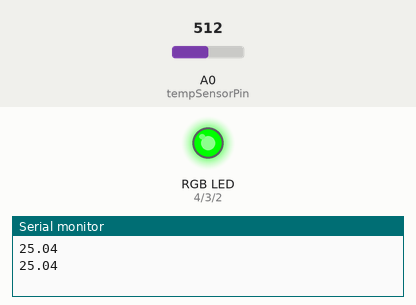
Bench run of a sketch on a simulated Arduino Uno, built with avr-gcc and run on an emulated ATmega328P. Parts: an RGB LED mixed from three pins (HIGH = lit), the last lines printed to the serial monitor. Inputs (shaded band) come from the test bench; at power-on: A0 (tempSensorPin) = 512.

Above: at 1.8 s.
1.9 s: A0 (tempSensorPin) set to 527
3.4 s: A0 (tempSensorPin) set to 545
At 4.6 s:
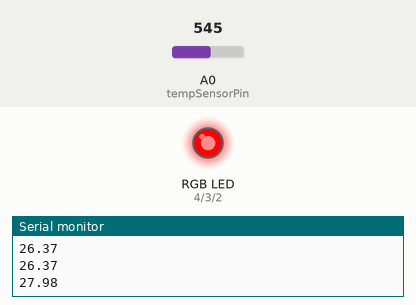
5.5 s: A0 (tempSensorPin) set to 306
At 7.2 s:
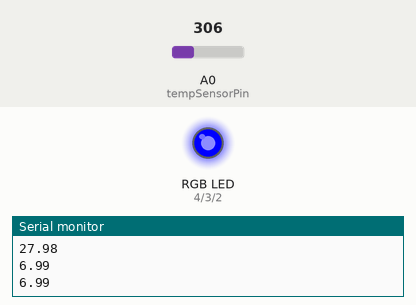
7.5 s: A0 (tempSensorPin) set to 325
9.2 s: A0 (tempSensorPin) set to 346
At 10.6 s:
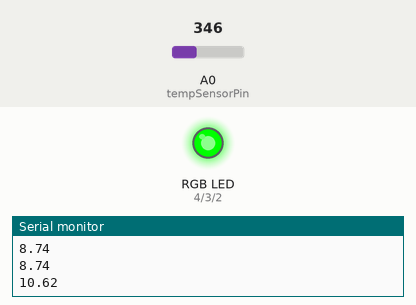
11.5 s: A0 (tempSensorPin) set to 122
At 13.4 s:
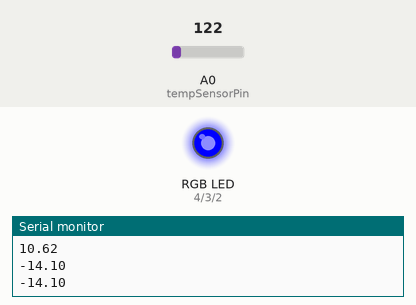
Timing chart, 0 to 14.5 s (numbered marks = the images above; inputs shaded):
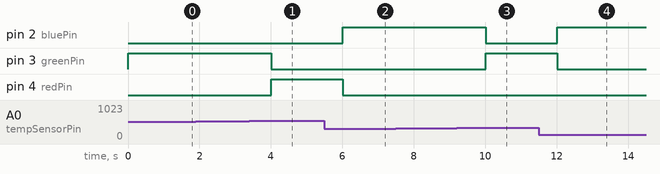

The sketch:

TempAlarm.ino
```cpp
// Pin configurations
const int tempSensorPin = A0;  // NTC thermistor analog input
const int redPin = 4;         // Red LED digital pin
const int greenPin = 3;       // Green LED digital pin
const int bluePin = 2;        // Blue LED digital pin

// Constants for temperature calculation
const float beta = 3950.0;               // NTC thermistor's Beta value
const float seriesResistor = 10000;      // Series resistor value (ohms)
const float roomTempResistance = 10000;  // NTC resistance at 25°C
const float roomTemp = 25 + 273.15;      // Room temperature in Kelvin

void setup() {
    // Initialize LED pins as outputs
    pinMode(redPin, OUTPUT);
    pinMode(greenPin, OUTPUT);
    pinMode(bluePin, OUTPUT);

    // Start serial communication at 9600 baud
    Serial.begin(9600);
}

void loop() {
    int adcValue = analogRead(tempSensorPin);                     // Read thermistor value
    float resistance = (1023.0 / adcValue - 1) * seriesResistor;  // Calculate thermistor resistance

    // Calculate temperature in Kelvin using Beta parameter equation
    float tempK = 1 / (log(resistance / roomTempResistance) / beta + 1 / roomTemp);

    float tempC = tempK - 273.15;  // Convert to Celsius
    Serial.println(tempC);           //Display temperature in Celsius on Serial Monitor

    // Adjust LED color based on temperature
    if (tempC < 10) {
        setColor(0, 0, 255);  // Cold: blue
    } else if (tempC >= 10 && tempC <= 27) {
        setColor(0, 255, 0);  // Comfortable: green
    } else if (tempC > 27) {
        setColor(255, 0, 0);  // Hot: red
    }
    delay(1000);  // Delay 1 second before next reading
}

// Function to set the color of the RGB LED
void setColor(int red, int green, int blue) {
    // Write PWM value for red, green, and blue to the RGB LED
    analogWrite(redPin, red);
    analogWrite(greenPin, green);
    analogWrite(bluePin, blue);
}
```

Measured:
- the behaviour switches between 534 and 535 on A0 (tempSensorPin) (found by bisection; images 0 and 1)
- the behaviour switches between 339 and 340 on A0 (tempSensorPin) (found by bisection; images 2 and 3)
- after the input at 3.4 s, pin 3 (greenPin): HIGH → LOW after 0.60 s; pin 4 (redPin): LOW → HIGH after 0.60 s
- after the input at 5.5 s, pin 2 (bluePin): LOW → HIGH after 0.51 s; pin 4 (redPin): HIGH → LOW after 0.51 s
- after the input at 9.2 s, pin 2 (bluePin): HIGH → LOW after 0.81 s; pin 3 (greenPin): LOW → HIGH after 0.81 s
- after the input at 11.5 s, pin 2 (bluePin): LOW → HIGH after 0.51 s; pin 3 (greenPin): HIGH → LOW after 0.51 s
